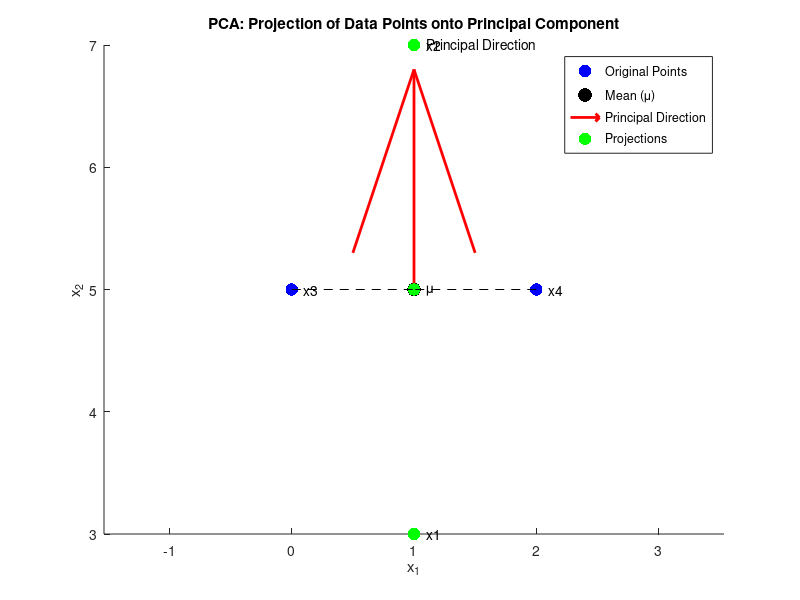

Source code (MATLAB):
X = [1 3;
     1 7;
     0 5;
     2 5];

mu = mean(X);

X_centered = X - mu;
disp(X_centered')
Sigma = (X_centered' * X_centered) / size(X, 1);  

[V, D] = eig(Sigma);
v = [0; 1];
phi = X_centered * v;
proj_points = mu + phi * v'
figure; hold on; axis equal;
scatter(X(:,1), X(:,2), 80, 'filled', 'MarkerFaceColor', 'b');
text(X(:,1)+0.1, X(:,2), {'x1','x2','x3','x4'});
scatter(mu(1), mu(2), 100, 'k', 'filled');
text(mu(1)+0.1, mu(2), '\mu');
quiver(mu(1), mu(2), v(1)*2, v(2)*2, 'r', 'LineWidth', 2, 'MaxHeadSize', 0.5);
text(mu(1)+v(1)*2+0.1, mu(2)+v(2)*2, 'Principal Direction');
scatter(proj_points(:,1), proj_points(:,2), 80, 'filled', 'MarkerFaceColor', 'g');
for i = 1:4
    plot([X(i,1), proj_points(i,1)], [X(i,2), proj_points(i,2)], 'k--');
end

title('PCA: Projection of Data Points onto Principal Component');
xlabel('x_1'); ylabel('x_2');
legend('Original Points','Mean (\mu)','Principal Direction','Projections','Location','best');
disp('Matrix Σ :');
disp(phi);